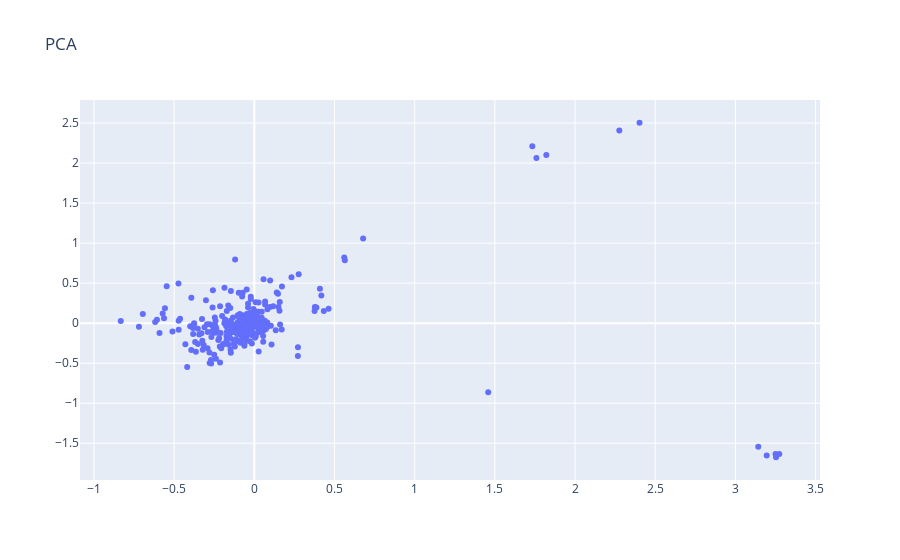

This figure's notebook cell:
### Code cell
#Se grafica la distacia de palabras
trace = go.Scatter(x=result['X'].values,
                    y=result['Y'].values,
                    text=result['Palabra'].values,
                    mode='markers') 
 
layout = go.Layout(title="PCA") 
fig = go.Figure(data=trace, layout=layout)

iplot(fig)

### Figure 1 — Plotly figure (JSON) as saved in the notebook; plotly's stock layout.template omitted (floating-point values rounded to 4 significant figures; data arrays with more than 128 entries replaced by an {"elided": "..."} marker saying what was removed)
{"data": [{"mode": "markers", "text": {"elided": "306 str values"}, "type": "scatter", "x": {"elided": "306 float values"}, "y": {"elided": "306 float values"}}], "layout": {"title": {"text": "PCA"}}}
